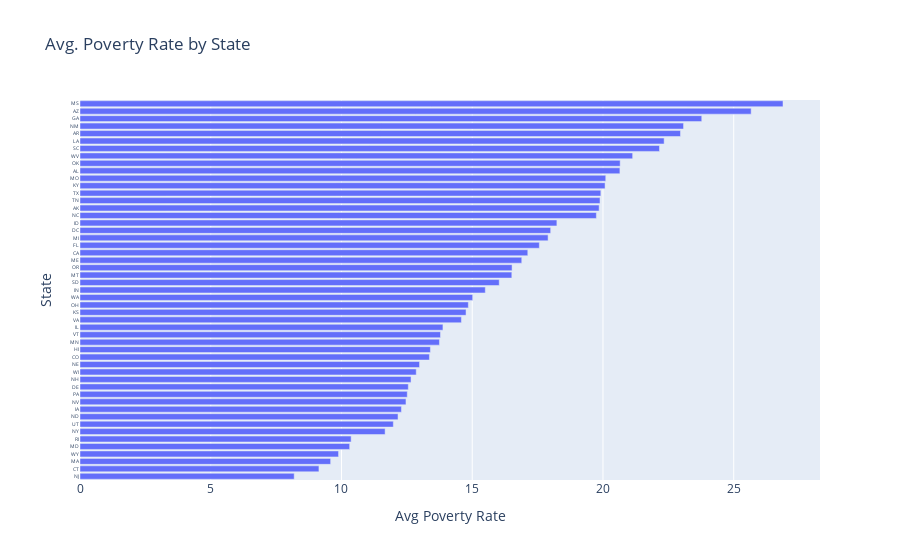

Notebook code for this chart:
### Code cell
h_bar = px.bar(y = df_pct_poverty_by_state['Geographic Area'],
               x = df_pct_poverty_by_state.avg_poverty_pct,
               orientation='h',
              title='Avg. Poverty Rate by State')

h_bar.update_layout(xaxis_title='Avg Poverty Rate', yaxis_title='State', coloraxis_showscale=False )
h_bar.update_yaxes(categoryorder='total ascending', tickfont=dict(size=5))
# # h_bar.update_xaxes(tickfont=dict(size=15))

h_bar.show()

### Figure 1 — Plotly figure (JSON) as saved in the notebook; plotly's stock layout.template omitted (floating-point values rounded to 4 significant figures)
{"data": [{"alignmentgroup": "True", "hovertemplate": "x=%{x}<br>y=%{y}<extra></extra>", "legendgroup": "", "marker": {"color": "#636efa", "pattern": {"shape": ""}}, "name": "", "offsetgroup": "", "orientation": "h", "showlegend": false, "textposition": "auto", "type": "bar", "x": [19.85, 20.65, 22.96, 25.67, 17.12, 13.36, 9.137, 18, 12.56, 17.57, 23.78, 13.4, 12.29, 18.24, 13.88, 15.5, 14.76, 20.08, 22.34, 9.585, 10.31, 16.89, 17.9, 13.75, 20.11, 26.88, 16.51, 19.75, 12.16, 12.98, 12.66, 8.191, 23.08, 12.47, 11.67, 14.85, 20.66, 16.52, 12.52, 10.37, 22.16, 16.03, 19.89, 19.92, 11.98, 14.59, 13.79, 15.02, 12.86, 21.13, 9.888], "xaxis": "x", "y": ["AK", "AL", "AR", "AZ", "CA", "CO", "CT", "DC", "DE", "FL", "GA", "HI", "IA", "ID", "IL", "IN", "KS", "KY", "LA", "MA", "MD", "ME", "MI", "MN", "MO", "MS", "MT", "NC", "ND", "NE", "NH", "NJ", "NM", "NV", "NY", "OH", "OK", "OR", "PA", "RI", "SC", "SD", "TN", "TX", "UT", "VA", "VT", "WA", "WI", "WV", "WY"], "yaxis": "y"}], "layout": {"barmode": "relative", "coloraxis": {"showscale": false}, "legend": {"tracegroupgap": 0}, "title": {"text": "Avg. Poverty Rate by State"}, "xaxis": {"anchor": "y", "domain": [0, 1], "title": {"text": "Avg Poverty Rate"}}, "yaxis": {"anchor": "x", "categoryorder": "total ascending", "domain": [0, 1], "tickfont": {"size": 5}, "title": {"text": "State"}}}}
